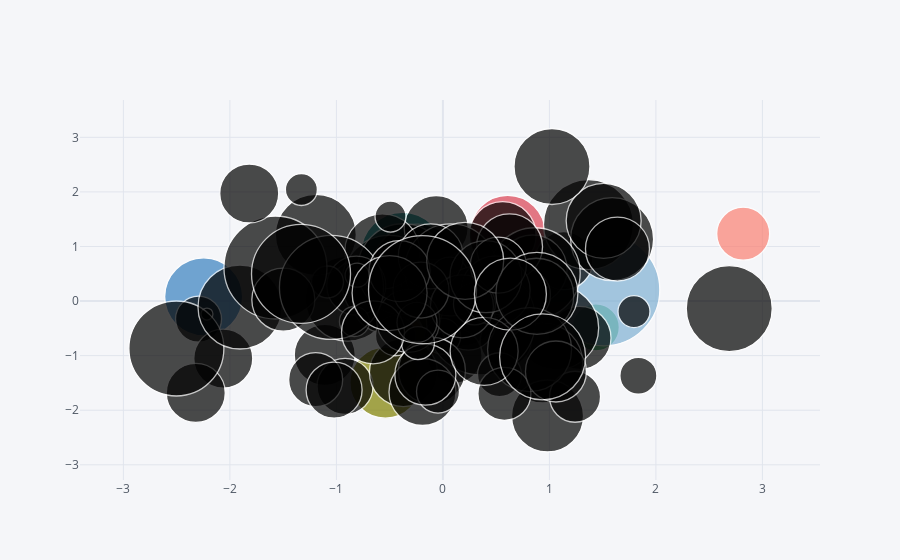

The code cell stored with this chart in its notebook:
### Code cell
df.iplot(kind='bubble',x='A',y='B',size='C') #change size of bubbles based on another column value
